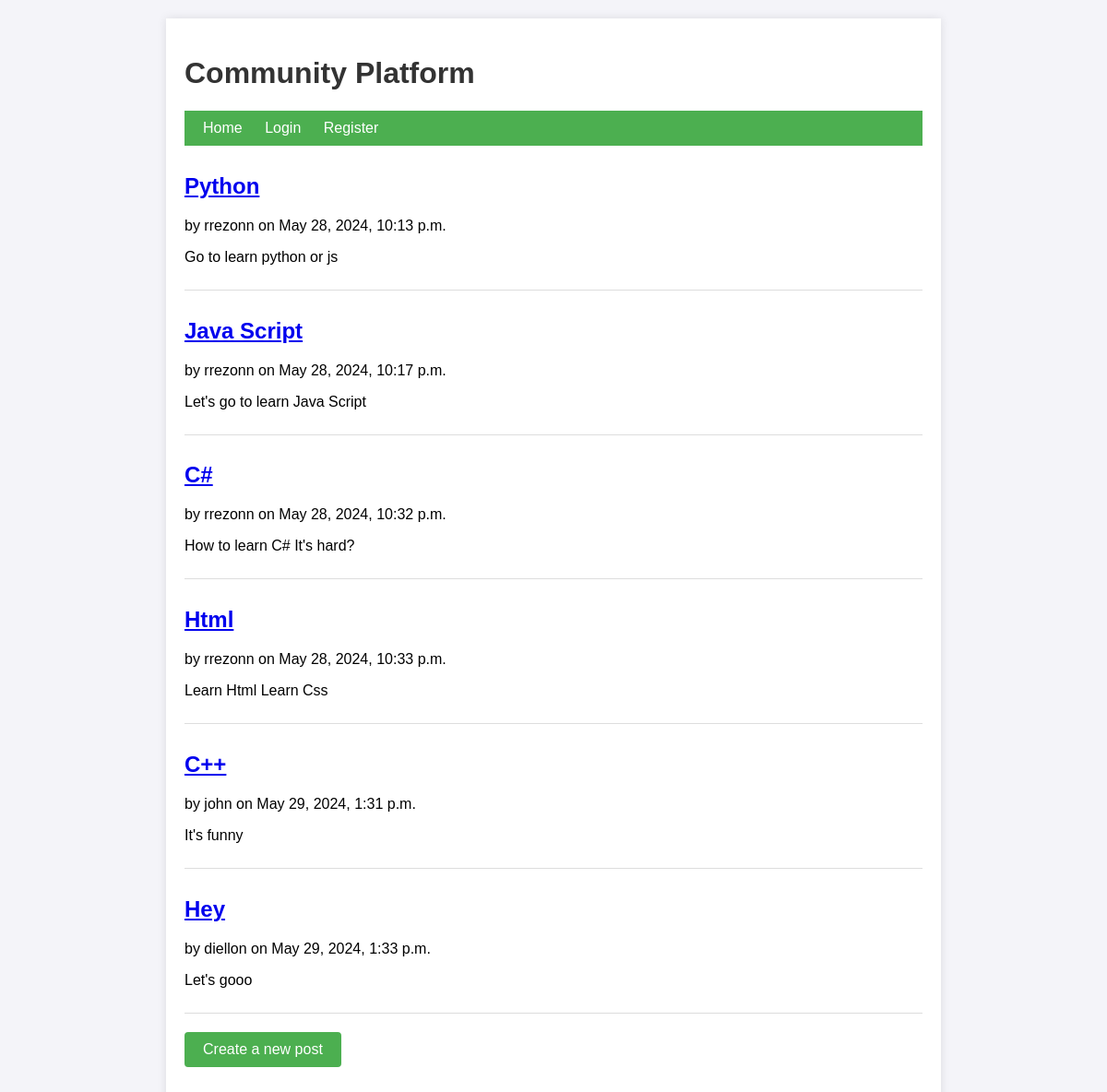
The page / on the database its author committed.
### posts/models.py (models this page shows)
class Post(models.Model):
    title = models.CharField(max_length=255)
    content = models.TextField()
    author = models.ForeignKey(User, on_delete=models.CASCADE)
    created_at = models.DateTimeField(auto_now_add=True)
    updated_at = models.DateTimeField(auto_now=True)

### posts/views.py (the view)
# urls.py: path('', views.post_list, name='post_list'),
def post_list(request):
    posts = Post.objects.all()
    return render(request, 'posts/post_list.html', {'posts': posts})

### posts/templates/posts/post_list.html (shortened to what this page needs)
{% extends 'base.html' %}
{% load static %}
{% block content %}
    {% for post in posts %}
        <div class="post">
            <h2><a href="{% url 'post_detail' pk=post.pk %}">{{ post.title }}</a></h2>
            <p>by {{ post.author }} on {{ post.created_at }}</p>
            <p>{{ post.content|truncatewords:30 }}</p>
        </div>
    {% endfor %}
    <a class="create-post" href="{% url 'post_create' %}">Create a new post</a>
{% endblock %}

### templates/base.html (shortened to what this page needs)
<!DOCTYPE html>
<html>
<head>
    {% load static %}
    <link rel="stylesheet" type="text/css" href="{% static 'posts/style.css' %}">
</head>
<body>
    <div class="container">
        <h1>Community Platform</h1>
        <nav>
            <a href="{% url 'post_list' %}">Home</a>
            {% if user.is_authenticated %}
                <a href="{% url 'post_create' %}">Create a new post</a>
                <a href="{% url 'logout' %}" onclick="event.preventDefault(); document.getElementById('logout-form').submit();">Logout</a>
                <form id="logout-form" method="post" action="{% url 'logout' %}" style="display: none;">
                    {% csrf_token %}
                </form>
            {% else %}
                <a href="{% url 'login' %}">Login</a>
                <a href="{% url 'register' %}">Register</a>
            {% endif %}
        </nav>
        {% block content %}
        {% endblock %}
    </div>
</body>
</html>

### posts/static/posts/style.css (style rules this page uses)
.create-post { display: inline-block; margin: 20px 0; padding: 10px 20px; background-color: #4CAF50; color: white; text-decoration: none; border-radius: 4px; }
body { font-family: Arial, sans-serif; background-color: #f4f4f9; margin: 0; padding: 0; }
h1, h2, h3 { color: #333; }
nav { background-color: #4CAF50; padding: 10px; }
nav a { color: white; margin: 0 10px; text-decoration: none; }
.container { max-width: 800px; margin: 20px auto; padding: 20px; background-color: white; box-shadow: 0 0 10px rgba(0, 0, 0, 0.1); }
.post, .comment { border-bottom: 1px solid #ddd; padding: 10px 0; }

### rows shown on the page
Post: title "Python", author "rrezonn", created_at "May 28, 2024, 10:13 p.m.", content "Go to learn python or js"
Post: title "Java Script", author "rrezonn", created_at "May 28, 2024, 10:17 p.m.", content "Let's go to learn Java Script"
Post: title "C#", author "rrezonn", created_at "May 28, 2024, 10:32 p.m.", content "How to learn C# It's hard?"
Post: title "Html", author "rrezonn", created_at "May 28, 2024, 10:33 p.m.", content "Learn Html Learn Css"
Post: title "C++", author "john", created_at "May 29, 2024, 1:31 p.m.", content "It's funny"
Post: title "Hey", author "diellon", created_at "May 29, 2024, 1:33 p.m.", content "Let's gooo"
